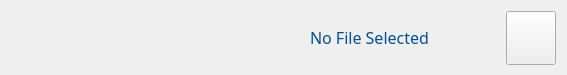
         <widget class="QWidget" name="filing_page_bottom_widget" native="true">
          <property name="minimumSize">
           <size>
            <width>0</width>
            <height>75</height>
           </size>
          </property>
          <property name="maximumSize">
           <size>
            <width>16777215</width>
            <height>75</height>
           </size>
          </property>
          <layout class="QHBoxLayout" name="horizontalLayout_18">
           <item>
            <widget class="QLabel" name="filing_spacer_label">
             <property name="text">
              <string/>
             </property>
            </widget>
           </item>
           <item>
            <spacer name="horizontalSpacer_29">
             <property name="orientation">
              <enum>Qt::Horizontal</enum>
             </property>
             <property name="sizeHint" stdset="0">
              <size>
               <width>286</width>
               <height>54</height>
              </size>
             </property>
            </spacer>
           </item>
           <item>
            <widget class="QLabel" name="filing_file_status_label">
             <property name="minimumSize">
              <size>
               <width>150</width>
               <height>0</height>
              </size>
             </property>
             <property name="maximumSize">
              <size>
               <width>150</width>
               <height>16777215</height>
              </size>
             </property>
             <property name="font">
              <font>
               <family>Aptos</family>
               <pointsize>12</pointsize>
              </font>
             </property>
             <property name="styleSheet">
              <string notr="true">color: #004f9e;</string>
             </property>
             <property name="text">
              <string>No File Selected</string>
             </property>
            </widget>
           </item>
           <item>
            <spacer name="horizontalSpacer_26">
             <property name="orientation">
              <enum>Qt::Horizontal</enum>
             </property>
             <property name="sizeHint" stdset="0">
              <size>
               <width>40</width>
               <height>20</height>
              </size>
             </property>
            </spacer>
           </item>
           <item>
            <widget class="QPushButton" name="filing_back_but">
             <property name="minimumSize">
              <size>
               <width>50</width>
               <height>54</height>
              </size>
             </property>
             <property name="maximumSize">
              <size>
               <width>50</width>
               <height>54</height>
              </size>
             </property>
             <property name="cursor">
              <cursorShape>PointingHandCursor</cursorShape>
             </property>
             <property name="text">
              <string/>
             </property>
             <property name="icon">
              <iconset resource="assets/icons/resources.qrc">
               <normaloff>:/newPrefix/light_back.png</normaloff>:/newPrefix/light_back.png</iconset>
             </property>
             <property name="iconSize">
              <size>
               <width>40</width>
               <height>40</height>
              </size>
             </property>
            </widget>
           </item>
          </layout>
         </widget>
